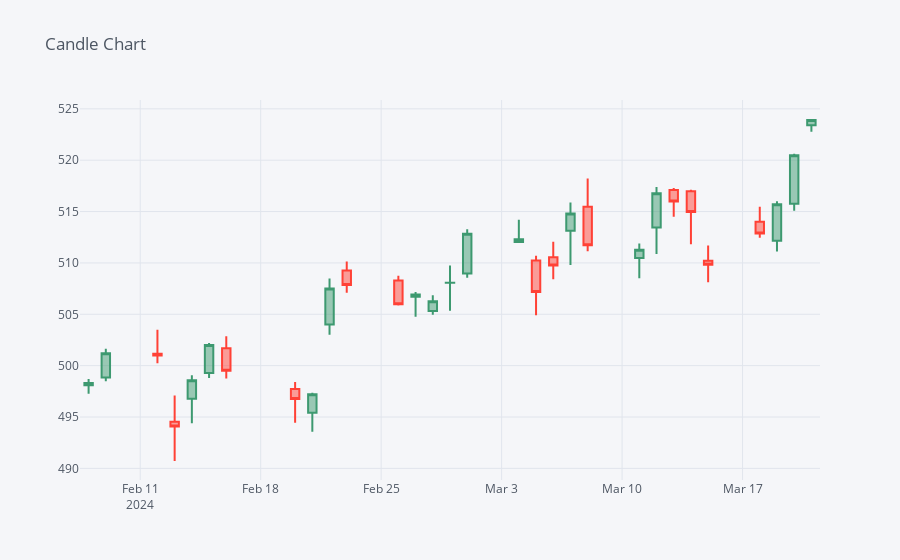

Notebook cell for this chart:
### Code cell
# Plotting Candlestick
df3[-30:].iplot(kind='candle', title='Candle Chart')

### Figure 1 — Plotly figure (JSON) as saved in the notebook; plotly's stock layout.template omitted (floating-point values rounded to 4 significant figures)
{"data": [{"close": [498.3, 501.2, 501.0, 494.1, 498.6, 502.0, 499.5, 496.8, 497.2, 507.5, 507.9, 506.0, 506.9, 506.3, 508.1, 512.8, 512.3, 507.2, 509.8, 514.8, 511.7, 511.3, 516.8, 516.0, 515.0, 509.8, 512.9, 515.7, 520.5, 523.9], "high": [498.7, 501.6, 503.5, 497.1, 499.1, 502.2, 502.9, 498.4, 497.4, 508.5, 510.1, 508.8, 507.2, 506.9, 509.7, 513.3, 514.2, 510.7, 512.1, 515.9, 518.2, 511.9, 517.4, 517.3, 517.1, 511.7, 515.5, 516, 520.6, 524.0], "low": [497.3, 498.5, 500.2, 490.7, 494.4, 498.8, 498.8, 494.5, 493.6, 503.0, 507.1, 505.9, 504.8, 505.0, 505.4, 508.6, 512, 504.9, 508.4, 509.8, 511.1, 508.5, 510.9, 514.5, 511.8, 508.1, 512.4, 511.1, 515.1, 522.8], "open": [498.1, 498.8, 501.2, 494.5, 496.8, 499.3, 501.7, 497.7, 495.4, 504.0, 509.3, 508.3, 506.7, 505.3, 508.1, 509.0, 512.0, 510.2, 510.5, 513.1, 515.5, 510.5, 513.5, 517.1, 517.0, 510.2, 514, 512.2, 515.8, 523.4], "showlegend": false, "type": "candlestick", "x": ["2024-02-08", "2024-02-09", "2024-02-12", "2024-02-13", "2024-02-14", "2024-02-15", "2024-02-16", "2024-02-20", "2024-02-21", "2024-02-22", "2024-02-23", "2024-02-26", "2024-02-27", "2024-02-28", "2024-02-29", "2024-03-01", "2024-03-04", "2024-03-05", "2024-03-06", "2024-03-07", "2024-03-08", "2024-03-11", "2024-03-12", "2024-03-13", "2024-03-14", "2024-03-15", "2024-03-18", "2024-03-19", "2024-03-20", "2024-03-21"], "yaxis": "y2"}], "layout": {"legend": {"bgcolor": "#F5F6F9", "font": {"color": "#4D5663"}}, "paper_bgcolor": "#F5F6F9", "plot_bgcolor": "#F5F6F9", "title": {"font": {"color": "#4D5663"}, "text": "Candle Chart"}, "xaxis": {"gridcolor": "#E1E5ED", "rangeslider": {"visible": false}, "showgrid": true, "tickfont": {"color": "#4D5663"}, "title": {"font": {"color": "#4D5663"}, "text": ""}, "zerolinecolor": "#E1E5ED"}, "yaxis": {"gridcolor": "#E1E5ED", "showgrid": true, "showticklabels": false, "tickfont": {"color": "#4D5663"}, "title": {"font": {"color": "#4D5663"}, "text": ""}, "zerolinecolor": "#E1E5ED"}, "yaxis2": {"gridcolor": "#E1E5ED", "showgrid": true, "tickfont": {"color": "#4D5663"}, "title": {"font": {"color": "#4D5663"}, "text": ""}, "zerolinecolor": "#E1E5ED"}}}
